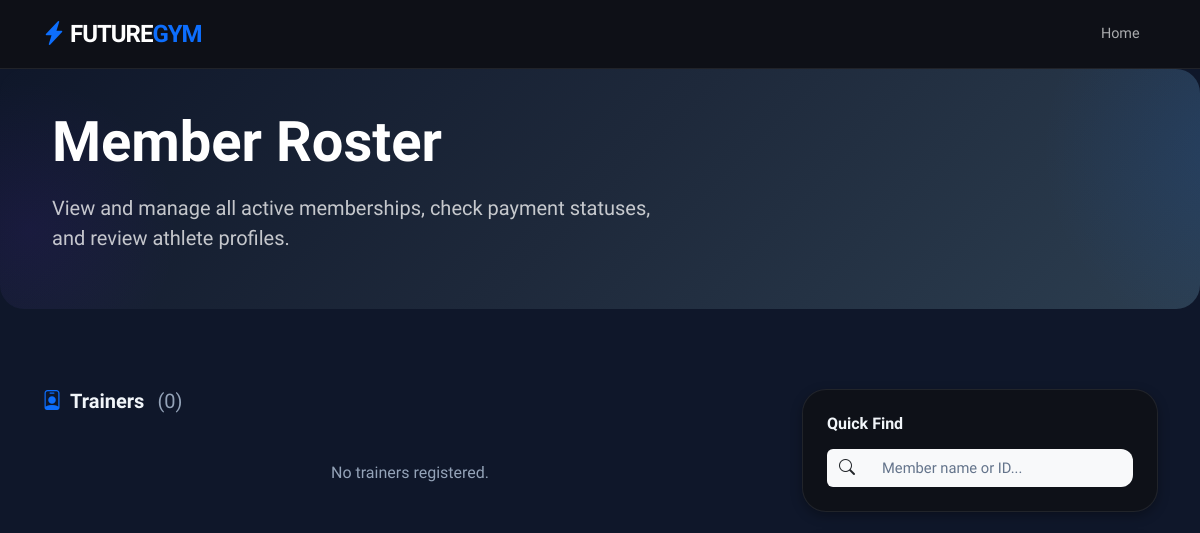
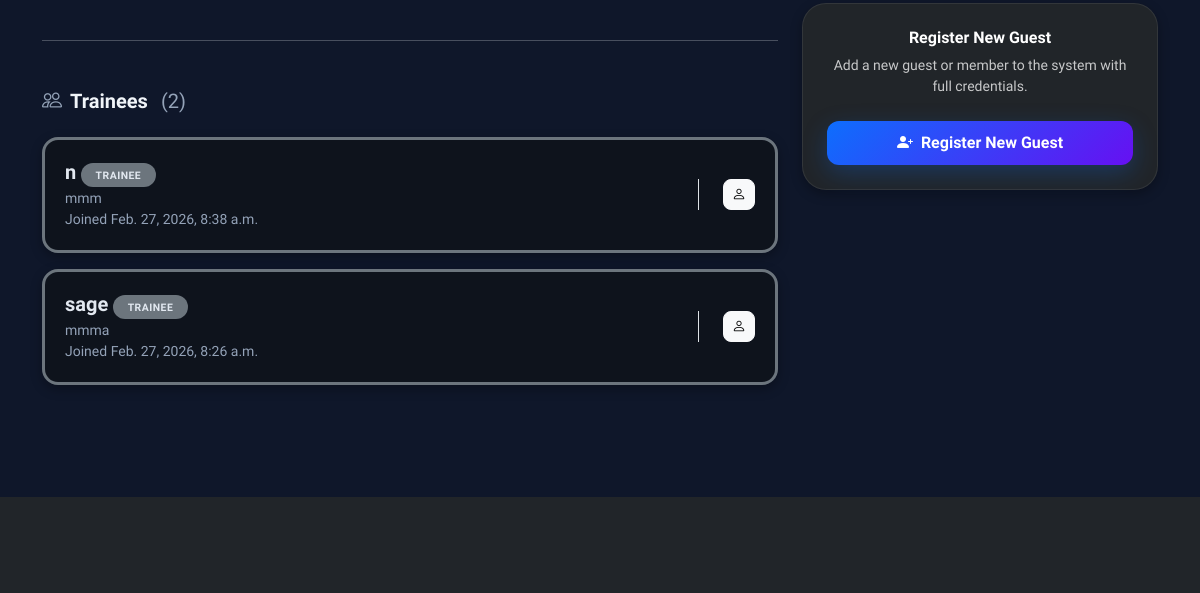
Page /members/ (signed in) on the earlier database version (2 pictures, top to bottom).
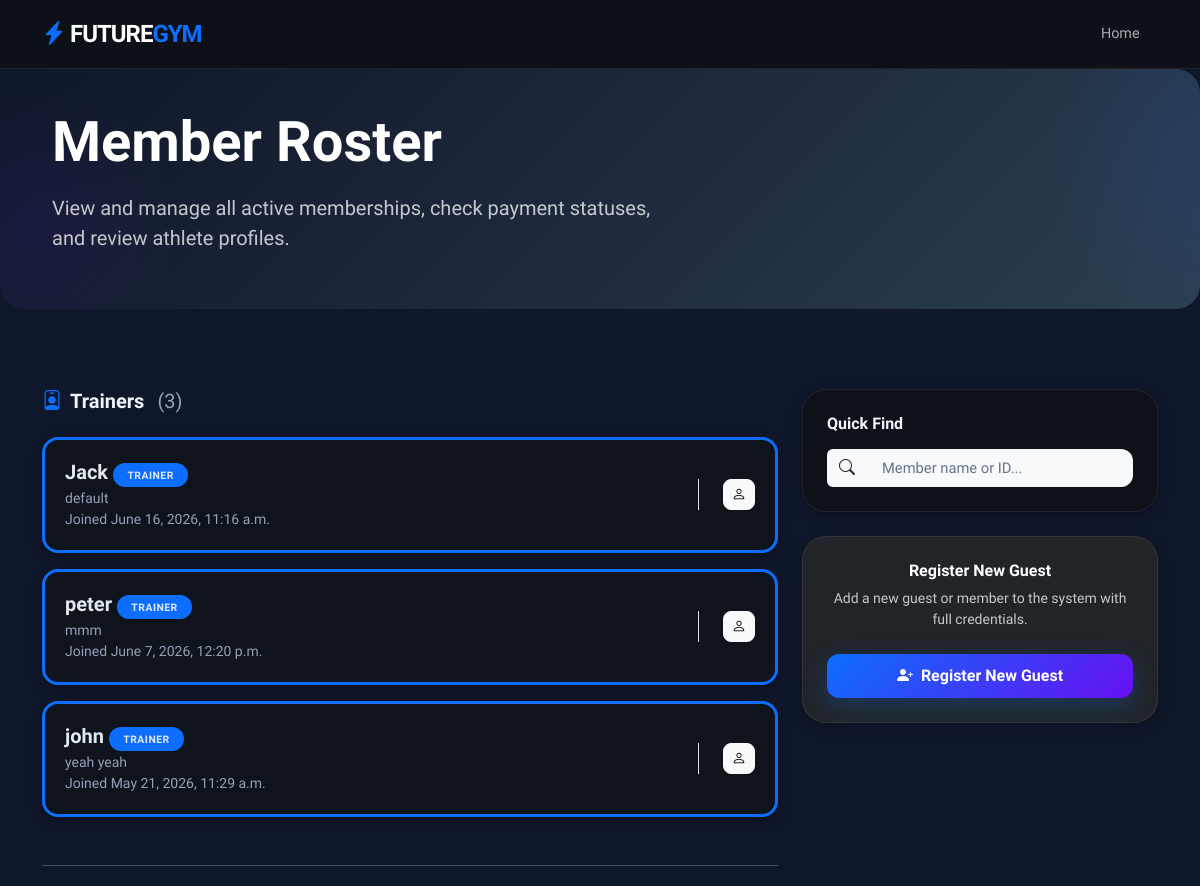
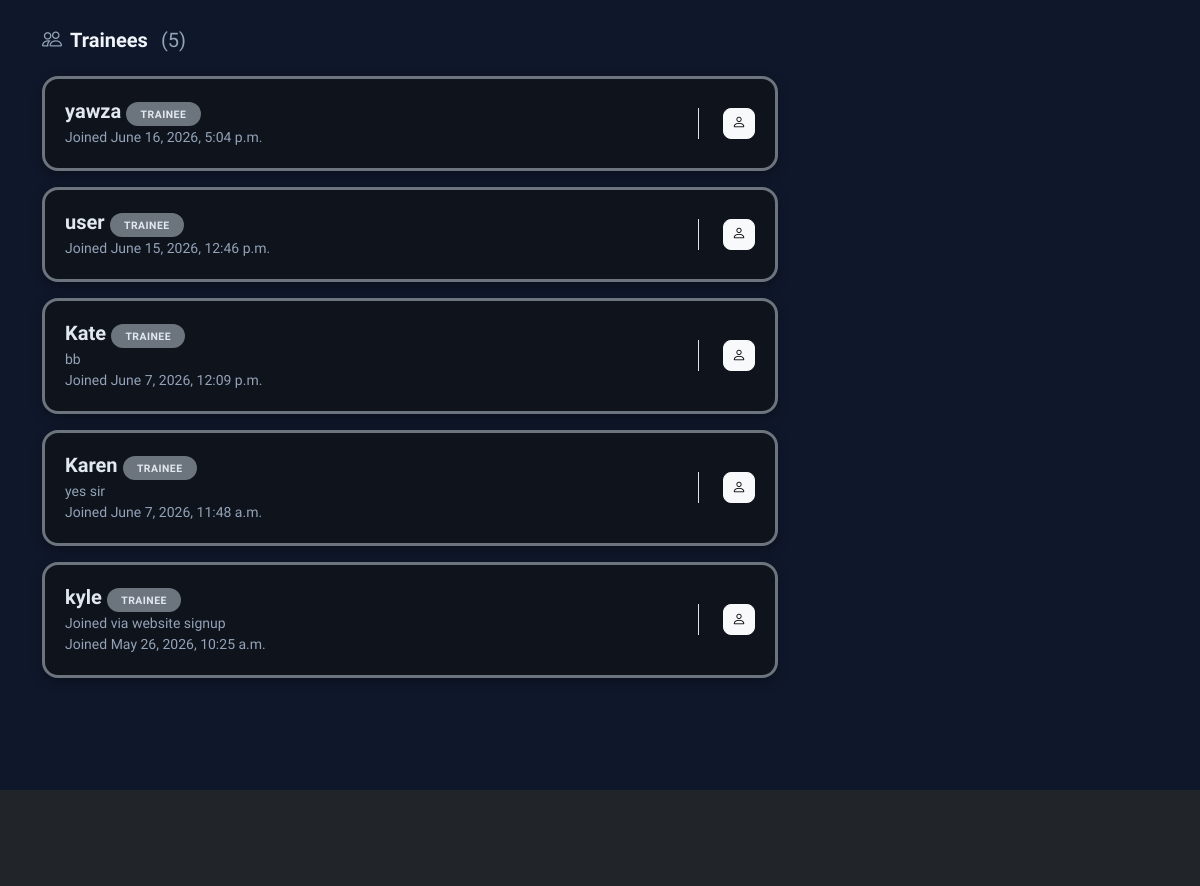
Same page on the later database version (2 pictures, top to bottom).
### news/models.py (models this page shows, shortened)
class names(models.Model):
    ROLE_TRAINER = 'trainer'
    ROLE_TRAINEE = 'trainee'
    ROLE_CHOICES = [
        (ROLE_TRAINER, 'Trainer'),
        (ROLE_TRAINEE, 'Trainee'),
    ]
    GENDER_MALE = 'male'
    GENDER_FEMALE = 'female'
    GENDER_CHOICES = [
        (GENDER_MALE, 'Male'),
        (GENDER_FEMALE, 'Female'),
    ]
    name=models.CharField(max_length=40,null=True)
    email=models.EmailField(max_length=254,null=True,blank=True)
    phone_number=models.CharField(max_length=20,null=True,blank=True)
    detail=models.CharField(max_length=500, blank=True)
    date= models.DateTimeField(auto_now_add=True)
    image=models.ImageField(null=True,blank=True)
    role=models.CharField(max_length=10, choices=ROLE_CHOICES, default=ROLE_TRAINEE)
    gender=models.CharField(max_length=10, choices=GENDER_CHOICES, null=True, blank=True)
    trainer=models.ForeignKey(User,on_delete=models.SET_NULL,related_name='trainees',null=True, blank=True)
    preferred_trainer=models.ForeignKey(User,on_delete=models.SET_NULL,related_name='preferred_by',null=True, blank=True)
    category=models.ForeignKey(Category,on_delete=models.SET_NULL,null=True, blank=True)

### news/views.py (the view)
# urls.py: path('members/',members,name='members_url'),
@user_passes_test(lambda u: u.is_superuser, login_url='login_url')
def members(request):
    trainers = names.objects.filter(role=names.ROLE_TRAINER).order_by('-date')
    trainees = names.objects.filter(role=names.ROLE_TRAINEE).order_by('-date')
    def enrich(queryset):
        result = []
        for member in queryset:
            user_obj = None
            if member.trainer:
                user_obj = member.trainer
            elif member.email:
                user_obj = User.objects.filter(email=member.email).first()
            result.append({'names_record': member, 'user': user_obj})
        return result
    return render(request, 'members.html', {
        'trainers': enrich(trainers),
        'trainees': enrich(trainees),
        'trainers_count': trainers.count(),
        'trainees_count': trainees.count(),
    })

### news/templates/members.html (shortened to what this page needs)
{% extends 'base.html' %}
{% block navbar %}
    <nav class="navbar navbar-expand-lg navbar-dark sticky-top">
        <div class="container">
            <a class="navbar-brand fw-bold fs-4" href="{% url 'home_url' %}">
                <i class="bi bi-lightning-charge-fill text-primary"></i> FUTURE<span class="text-primary">GYM</span>
            </a>
            <div class="collapse navbar-collapse" id="navbarNav">
                <ul class="navbar-nav ms-auto align-items-center">
                    <li class="nav-item"><a class="nav-link" href="{% url 'home_url' %}">Home</a></li>
                </ul>
            </div>
        </div>
    </nav>
{% endblock %}
{% block content %}
    <header class="gradient-header fade-in">
        <div class="container">
            <div class="row align-items-center">
                <div class="col-md-7">
                    <h1 class="display-4 fw-bold mb-3">Member Roster</h1>
                    <p class="lead opacity-75">View and manage all active memberships, check payment statuses, and review athlete profiles.</p>
                </div>
            </div>
        </div>
    </header>
    <main class="container py-5">
        <div class="row">
            <div class="col-lg-8">
                <h5 class="fw-bold mb-4 fade-in">
                    <i class="bi bi-person-badge text-primary me-2"></i>Trainers
                    <span class="text-muted fw-normal ms-2">({{ trainers_count }})</span>
                </h5>
                {% for item in trainers %}
                <div class="member-card mb-3 border-start border-primary border-3 fade-in fade-in-delay-1">
                    <div class="row align-items-center">
                        <div class="col">
                            <h5 class="fw-bold mb-1">
                                <a href="{% url 'detail_url' item.names_record.name %}" class="text-decoration-none text-dark">
                                    {{ item.names_record.name }}
                                    <span class="badge-modern bg-primary text-uppercase" style="font-size: 0.65rem; letter-spacing: 0.5px;">Trainer</span>
                                </a>
                            </h5>
                            <p class="text-muted small mb-0">{{ item.names_record.detail }}</p>
                            <p class="text-muted small mb-0">Joined {{ item.names_record.date|default:"Recently" }}</p>
                        </div>
                        <div class="col-auto ps-4 border-start">
                            {% if item.user %}
                                <a href="{% url 'user_profile_url' item.user.id %}" class="btn btn-light btn-sm rounded-3" title="View Profile">
                                    <i class="bi bi-person"></i>
                                </a>
                            {% endif %}
                        </div>
                    </div>
                </div>
                {% empty %}
                <div class="text-center py-4">
                    <p class="text-muted">No trainers registered.</p>
                </div>
                {% endfor %}
                <hr class="my-5">
                <h5 class="fw-bold mb-4 fade-in fade-in-delay-2">
                    <i class="bi bi-people text-secondary me-2"></i>Trainees
                    <span class="text-muted fw-normal ms-2">({{ trainees_count }})</span>
                </h5>
                {% for item in trainees %}
                <div class="member-card mb-3 border-start border-secondary border-3 fade-in fade-in-delay-3">
                    <div class="row align-items-center">
                        <div class="col">
                            <h5 class="fw-bold mb-1">
                                <a href="{% url 'detail_url' item.names_record.name %}" class="text-decoration-none text-dark">
                                    {{ item.names_record.name }}
                                    <span class="badge-modern bg-secondary text-uppercase" style="font-size: 0.65rem; letter-spacing: 0.5px;">Trainee</span>
                                </a>
                            </h5>
                            <p class="text-muted small mb-0">{{ item.names_record.detail }}</p>
                            <p class="text-muted small mb-0">Joined {{ item.names_record.date|default:"Recently" }}</p>
                        </div>
                        <div class="col-auto ps-4 border-start">
                            {% if item.user %}
                                <a href="{% url 'user_profile_url' item.user.id %}" class="btn btn-light btn-sm rounded-3" title="View Profile">
                                    <i class="bi bi-person"></i>
                                </a>
                            {% endif %}
                        </div>
                    </div>
                </div>
                {% empty %}
                <div class="text-center py-4">
                    <p class="text-muted">No trainees registered.</p>
                </div>
                {% endfor %}
            </div>
            <aside class="col-lg-4">
                <div class="glass-card p-4 mb-4 fade-in fade-in-delay-2">
                    <h6 class="fw-bold mb-3">Quick Find</h6>
                    <div class="input-group">
                        <span class="input-group-text border-0 bg-light"><i class="bi bi-search"></i></span>
                        <input type="text" class="form-control border-0 bg-light py-2" placeholder="Member name or ID...">
                    </div>
                </div>
                <div class="glass-card p-4 text-center bg-dark text-white fade-in fade-in-delay-3">
                    <h6 class="fw-bold mb-2">Register New Guest</h6>
                    <p class="small opacity-75 mb-4">Add a new guest or member to the system with full credentials.</p>
                    <a href="{% url 'register_url' %}" class="btn btn-glow w-100 d-inline-flex align-items-center justify-content-center text-white text-decoration-none">
                        <i class="bi bi-person-plus-fill me-2"></i>Register New Guest
                    </a>
                </div>
            </aside>
        </div>
    </main>
    <footer class="bg-dark text-white py-5 mt-5">
    </footer>
{% endblock %}

### news/templates/base.html (shortened to what this page needs)
<!DOCTYPE html>
<html lang="en" style="background-color: #0f172a;">
<head>
    <link href="https://cdn.jsdelivr.net/npm/bootstrap@5.3.2/dist/css/bootstrap.min.css" rel="stylesheet">
    <link rel="stylesheet" href="https://cdn.jsdelivr.net/npm/bootstrap-icons@1.11.1/font/bootstrap-icons.css">
</head>
<body>
    {% block navbar %}
    {% endblock %}
    {% block content %}
    {% endblock %}
</body>
</html>

### news/templates/base.html (style rules this page uses)
:root { --gym-blue: #0d6efd; --gym-purple: #6610f2; --gym-gradient: linear-gradient(135deg, #0d6efd 0%, #6610f2 100%); --gym-gradient-reverse: linear-gradient(135deg, #6610f2 0%, #0d6efd 100%); --gym-bg: #0f172a; --dark-glass: rgba(15, 17, 22, 0.92); --glass-border: rgba(255, 255, 255, 0.08); --card-shadow: 0 4px 12px rgba(0,0,0,0.3); --card-shadow-hover: 0 20px 30px -8px rgba(0,0,0,0.4), 0 8px 12px -6px rgba(0,0,0,0.2); --text-primary: #f1f5f9; --text-muted: #94a3b8; --radius-sm: 10px; --radius-md: 16px; --radius-lg: 24px; --bg-image: url('https://images.unsplash.com/photo-1517838277536-f5f99be501cd?auto=format&fit=crop&w=1920&q=80'); }
html { background-color: #0f172a !important; }
body { font-family: 'Plus Jakarta Sans', sans-serif; background: linear-gradient(rgba(15, 23, 42, 0.93), rgba(15, 23, 42, 0.93)), var(--bg-image) no-repeat center center fixed; background-size: cover; background-color: #0f172a !important; color: var(--text-primary); overflow-x: hidden; scroll-behavior: smooth; min-height: 100vh; }
.text-muted { color: #94a3b8 !important; }
.text-secondary { color: #94a3b8 !important; }
.text-dark { color: #e2e8f0 !important; }
.navbar { background: var(--dark-glass) !important; backdrop-filter: blur(20px) !important; -webkit-backdrop-filter: blur(20px) !important; border-bottom: 1px solid var(--glass-border); z-index: 1050; padding: 0.7rem 0; }
.navbar-brand { font-weight: 800; letter-spacing: -1px; font-size: 1.4rem; }
.nav-link { font-weight: 500; color: rgba(255,255,255,0.65) !important; transition: all 0.25s ease; margin: 0 4px; border-radius: var(--radius-sm); padding: 0.45rem 0.9rem !important; font-size: 0.9rem; }
.glass-card { background: rgba(15, 17, 22, 0.85); backdrop-filter: blur(14px); -webkit-backdrop-filter: blur(14px); border-radius: var(--radius-lg); border: 1px solid var(--glass-border); padding: 1.5rem; box-shadow: var(--card-shadow); transition: all 0.35s cubic-bezier(0.165, 0.84, 0.44, 1); color: var(--text-primary); }
.gradient-header { background: linear-gradient(135deg, #0f172a 0%, #1e293b 50%, #2c3e50 100%); color: white; border-radius: var(--radius-lg); padding: 2.5rem; margin-bottom: 2rem; position: relative; overflow: hidden; }
.gradient-header::before { content: ''; position: absolute; top: -50%; right: -20%; width: 400px; height: 400px; background: radial-gradient(circle, rgba(13,110,253,0.12) 0%, transparent 70%); border-radius: 50%; }
.gradient-header::after { content: ''; position: absolute; bottom: -30%; left: -10%; width: 300px; height: 300px; background: radial-gradient(circle, rgba(102,16,242,0.08) 0%, transparent 70%); border-radius: 50%; }
.gradient-header > * { position: relative; z-index: 1; }
.btn-glow { background: var(--gym-gradient); color: white; border: none; border-radius: 12px; padding: 10px 24px; font-weight: 600; box-shadow: 0 8px 24px rgba(13, 110, 253, 0.25); transition: all 0.3s ease; }
.form-control, .form-select { border-radius: 12px; border: 1px solid rgba(255,255,255,0.12); padding: 0.7rem 1rem; font-weight: 450; transition: all 0.25s; background: rgba(15, 17, 22, 0.6); color: #f1f5f9; font-size: 0.92rem; }
.form-control::placeholder { color: #64748b; }
.fade-in { opacity: 0; transform: translateY(24px); animation: fadeInUp 0.6s ease forwards; }
.fade-in-delay-1 { animation-delay: 0.1s; }
.fade-in-delay-2 { animation-delay: 0.2s; }
.fade-in-delay-3 { animation-delay: 0.3s; }
.badge-modern { padding: 0.35rem 0.9rem; border-radius: 20px; font-weight: 600; font-size: 0.72rem; letter-spacing: 0.3px; }
.member-card { background: rgba(15, 17, 22, 0.65); border-radius: var(--radius-md); padding: 1.25rem; transition: all 0.3s ease; border: 1px solid rgba(255,255,255,0.06); box-shadow: var(--card-shadow); color: var(--text-primary); }

Differences in the rows shown:
removed names: names_record.name "n", names_record.detail "mmm", names_record "Feb. 27, 2026, 8:38 a.m.", shown under "Trainees (2)"
removed names: names_record.name "sage", names_record.detail "mmma", names_record "Feb. 27, 2026, 8:26 a.m.", shown under "Trainees (2)"
added names: names_record.name "Jack", names_record.detail "default", names_record "June 16, 2026, 11:16 a.m.", shown under "Trainers (3)"
added names: names_record.name "peter", names_record.detail "mmm", names_record "June 7, 2026, 12:20 p.m.", shown under "Trainers (3)"
added names: names_record.name "john", names_record.detail "yeah yeah", names_record "May 21, 2026, 11:29 a.m.", shown under "Trainers (3)"
added names: names_record.name "yawza", names_record "June 16, 2026, 5:04 p.m.", shown under "Trainees (5)"
added names: names_record.name "user", names_record "June 15, 2026, 12:46 p.m.", shown under "Trainees (5)"
added names: names_record.name "Kate", names_record.detail "bb", names_record "June 7, 2026, 12:09 p.m.", shown under "Trainees (5)"
added names: names_record.name "Karen", names_record.detail "yes sir", names_record "June 7, 2026, 11:48 a.m.", shown under "Trainees (5)"
added names: names_record.name "kyle", names_record.detail "Joined via website signup", names_record "May 26, 2026, 10:25 a.m.", shown under "Trainees (5)"
Other differences:
{{ trainers_count }}: "0" → "3"
{{ trainees_count }}: "2" → "5"
text no longer shown: "No trainers registered."
